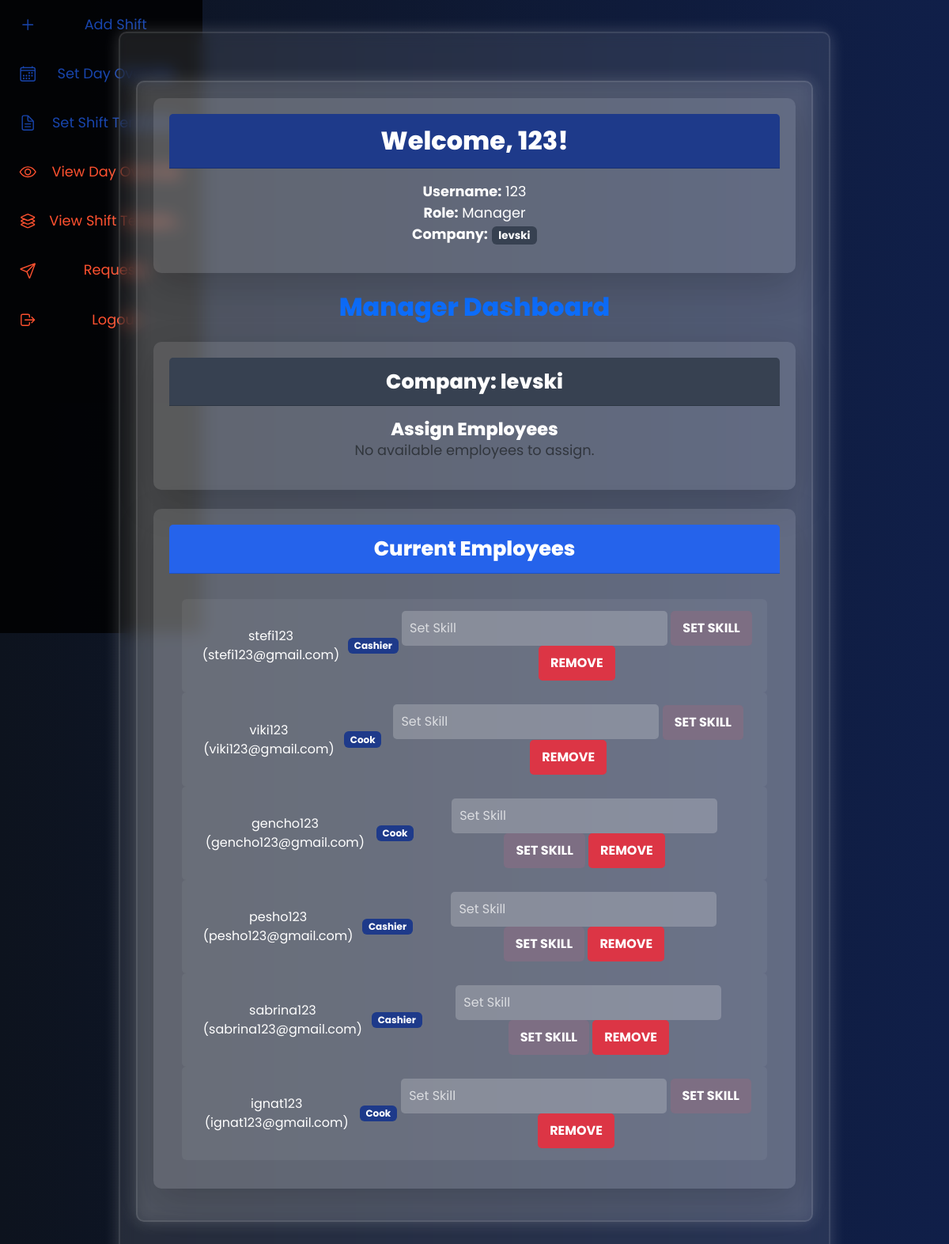
The page /dashboard (signed in) on the database as committed earlier.
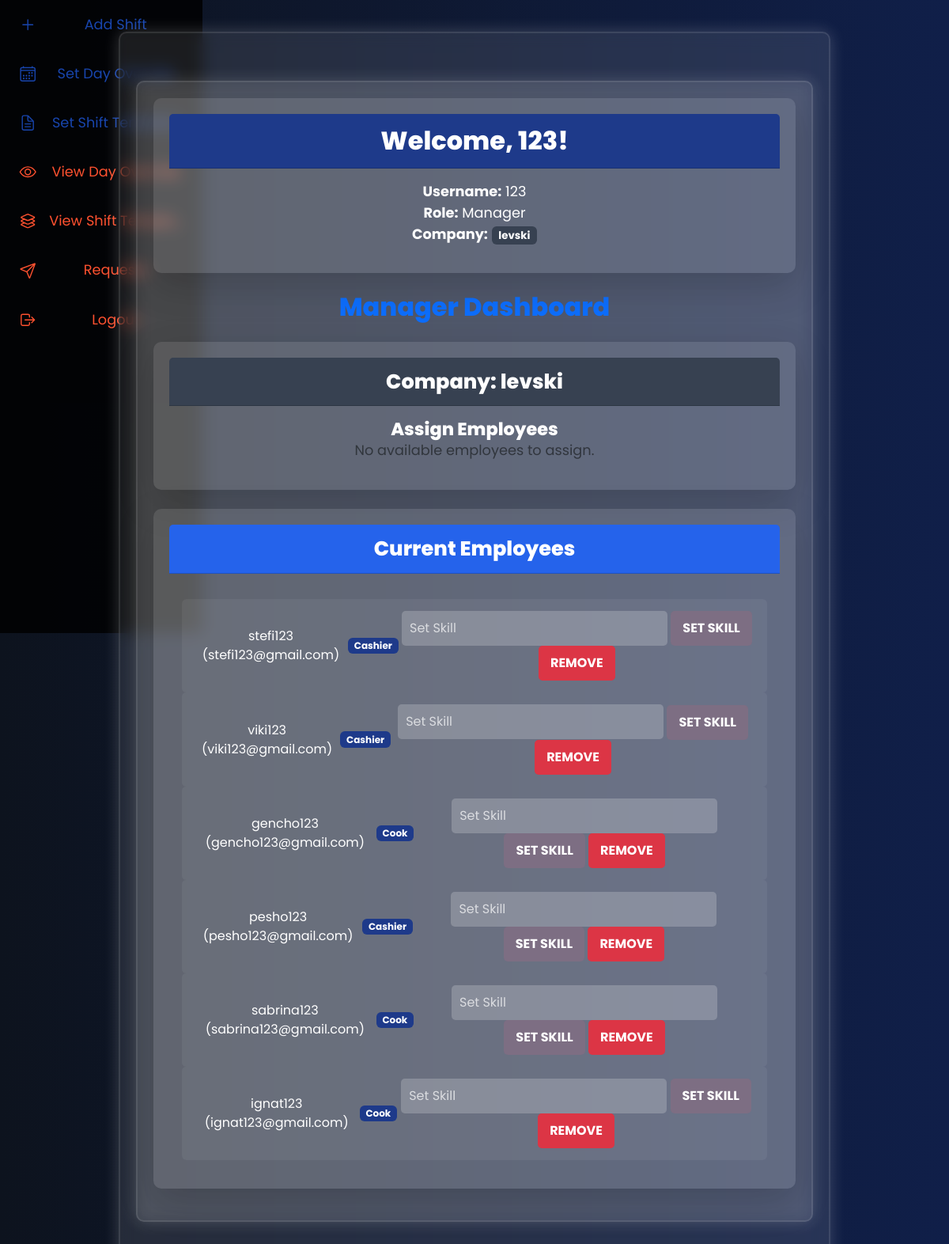
The same page on the database as committed later.
### app.py (models this page shows, shortened)
class Users(db.Model, UserMixin):
    __tablename__ = 'users'
    id = db.Column(db.Integer, primary_key=True)
    username = db.Column(db.String(20), nullable=False, unique=True)
    name = db.Column(db.String(200), nullable=False)
    email = db.Column(db.String(120), nullable=False, unique=True)
    password_hash = db.Column(db.String(128))
    role = db.Column(db.String(20), nullable=False, default='employee')
    _skill = db.Column("skill", db.String(200), nullable=True)
    company_id = db.Column(db.Integer, db.ForeignKey('company.id'), nullable=True)
    company = db.relationship('Company', backref='employees', foreign_keys=[company_id])
    @property
    def skill(self):
        return self._skill
    @skill.setter
    def skill(self, value):
        if value:
            self._skill = value.capitalize()
        else:
            self._skill = value
    @property
    def password(self):
        raise AttributeError('password is not a readable attribute')

### app.py (the view, shortened to what this page needs)
@app.route('/dashboard', methods=['GET', 'POST'])
@login_required
def dashboard():
    company = None
    employees = []
    if current_user.role == 'manager':
        company = Company.query.filter_by(manager_id=current_user.id).first()
        employees = Users.query.filter_by(company_id=None, role='employee').all()
    elif current_user.role == 'employee':
        company = Company.query.get(current_user.company_id)
    return render_template('dashboard.html', company=company, employees=employees)

### app.py (called while the page is built)
@login_manager.user_loader
def load_user(user_id):
	return Users.query.get(int(user_id))

### templates/dashboard.html (shortened to what the changed rows need)
{% extends 'base.html' %}
{% block content %}
<div class="container animate__animated animate__fadeIn">
    {% if current_user.role == 'manager' %}
        {% if not company %}
            <div class="card shadow-lg border-0 mt-4">
                <div class="card-header bg-dark text-white text-center">
                    <h5>Create a Company</h5>
                </div>
                <div class="card-body">
                    <form method="POST">
                        <div class="mb-3">
                            <label for="company_name" class="form-label">Company Name:</label>
                            <input type="text" id="company_name" name="company_name" class="form-control" required>
                        </div>
                        <button type="submit" class="btn btn-primary w-100">Create Company</button>
                    </form>
                </div>
            </div>
        {% else %}
            <div class="card shadow-lg border-0 mt-4">
                <div class="card-body">
                    {% if company.employees %}
                        <ul class="list-group">
                            {% for employee in company.employees %}
                                <li class="list-group-item d-flex justify-content-between align-items-center">
                                    {{ employee.name }} ({{ employee.email }})
                                    <span class="badge bg-primary">{{ employee.skill or "No Skill Assigned" }}</span>
                                    <div>
                                        <form action="{{ url_for('set_skill', employee_id=employee.id) }}" method="POST" style="display: inline;">
                                            <input type="text" name="skill" placeholder="Set Skill" class="form-control d-inline w-auto" required>
                                            <button type="submit" class="btn btn-primary btn-sm">Set Skill</button>
                                        </form>
                                        <form action="{{ url_for('remove_employee', employee_id=employee.id) }}" method="POST" style="display: inline;">
                                            <button type="submit" class="btn btn-danger btn-sm">Remove</button>
                                        </form>
                                    </div>
                                </li>
                            {% endfor %}
                        </ul>
                    {% else %}
                        <p class="text-muted text-center">No employees assigned yet.</p>
                    {% endif %}
                </div>
            </div>
        {% endif %}
    {% endif %}
</div>
{% endblock %}

Rows that differ between the two databases and show on the page:
changed Users "viki123": skill "Cook" → "Cashier"
changed Users "sabrina123": skill "Cashier" → "Cook"
